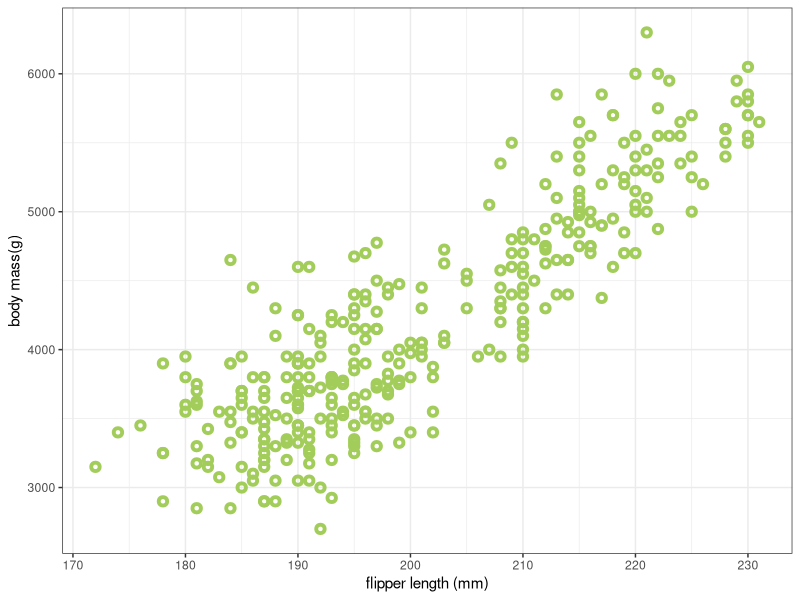
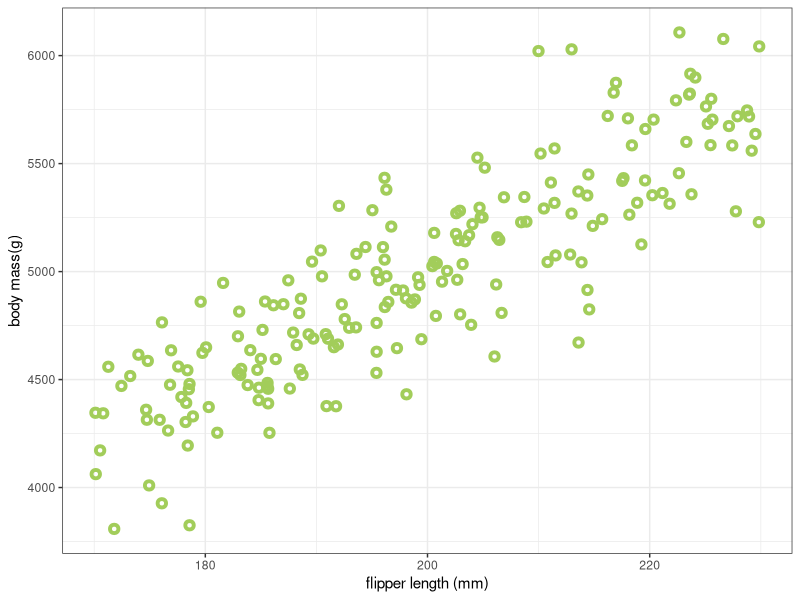

Reproduce these figures in R, in order.
## ---- chunk 1
#| context: setup
#| warning: false
#| echo: false

# Import packages
library(ggplot2)
library(palmerpenguins)
library(tidyverse)

# Clean up penguin data
penguins <- penguins %>% drop_na()
## ---- chunk 2
#| label: fig-weight-vs-flipper
#| fig-cap: "A plot of penguin body mass against flipper length."

ggplot(penguins, aes(x=flipper_length_mm, y=body_mass_g)) +
  geom_point(shape=21, colour="darkolivegreen3", stroke=2) +
  xlab("flipper length (mm)") + ylab("body mass(g)") +
  theme_bw()
## ---- chunk 3
sim_weight <- function(F, beta, sd) {
  U <- rnorm(length(F), 0, sd)
  W <- beta * F + U
  return(W)
}
## ---- chunk 4
F <- runif(200, min=170, max=230)
W <- sim_weight(F, beta=25, sd=250)

data <- data.frame(body_mass_g=W, flipper_length_mm=F)

ggplot(data, aes(x=flipper_length_mm, y=body_mass_g)) +
  geom_point(shape=21, colour="darkolivegreen3", stroke=2) +
  xlab("flipper length (mm)") + ylab("body mass(g)") +
  theme_bw()
